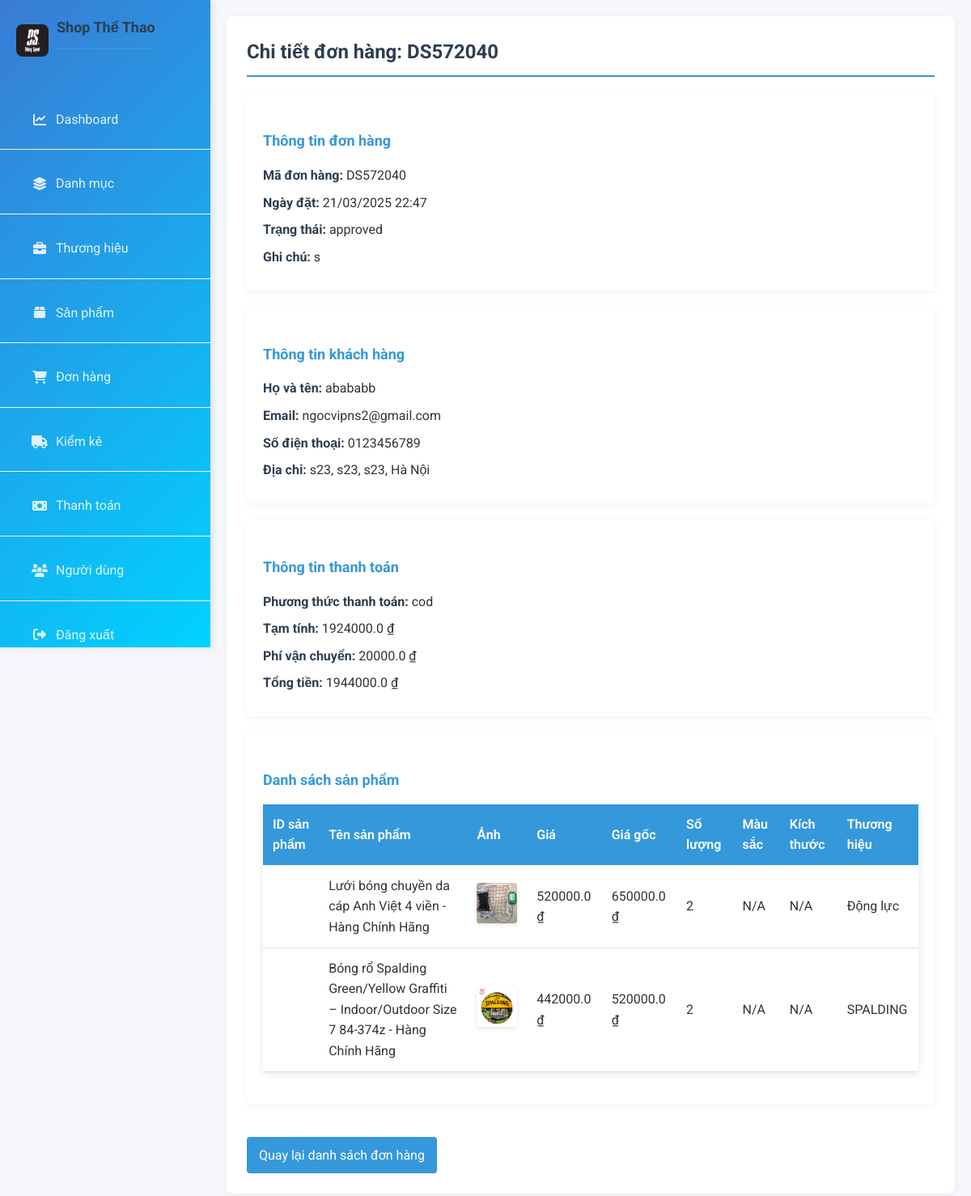
/order/detail/DS572040, run on the app's committed database.
### models/order.py (models this page shows, shortened)
class Order(db.Model):
    __tablename__ = 'orders'
    id = db.Column(db.Integer, primary_key=True)
    order_id = db.Column(db.String(20), unique=True, nullable=False)
    customer_fullname = db.Column(db.String(255), nullable=False)
    customer_email = db.Column(db.String(255), nullable=False)
    customer_phone = db.Column(db.String(20), nullable=False)
    customer_province = db.Column(db.String(100), nullable=False)
    customer_district = db.Column(db.String(100), nullable=False)
    customer_ward = db.Column(db.String(100), nullable=False)
    customer_address_detail = db.Column(db.String(255), nullable=False)
    payment_method = db.Column(db.String(50), nullable=False)
    note = db.Column(db.Text)
    subtotal = db.Column(db.Float, nullable=False)
    shipping_fee = db.Column(db.Float, nullable=False)
    total = db.Column(db.Float, nullable=False)
    order_date = db.Column(db.DateTime, default=datetime.now, nullable=False)
    status = db.Column(Enum('pending', 'approved', 'refused'), default='pending', nullable=False)
    order_details = db.relationship('OrderDetail', backref='order', lazy=True)

### models/order_detail.py (models this page shows, shortened)
class OrderDetail(db.Model):
    __tablename__ = 'order_details'
    id = db.Column(db.Integer, primary_key=True)
    order_id = db.Column(db.Integer, db.ForeignKey('orders.id'), nullable=False)
    id_product = Column(Integer, ForeignKey('products.id_product'))
    name = db.Column(db.String(255), nullable=False)
    image = db.Column(db.String(255), nullable=False)
    price = db.Column(db.Float, nullable=False)
    original_price = db.Column(db.Float, nullable=False)
    quantity = db.Column(db.Integer, nullable=False)
    color = db.Column(db.String(50))
    size = db.Column(db.String(50))
    brand = db.Column(db.String(100), nullable=False)

### routes/order.py (the view)
@order_bp.route("/detail/<string:order_id>")
def order_detail(order_id):
    order = Order.query.filter_by(order_id=order_id).first()
    if not order:
        flash("Đơn hàng không tồn tại!")
        return redirect(url_for("order.orders"))
    order_details = OrderDetail.query.filter_by(order_id=order.id).all()
    return render_template("admin/order_detail.html", order=order, order_details=order_details)

### app.py (called while the page is built)
@app.before_request
def log_request_info():
    logging.info(f"Body: {request.get_data()}")

### templates/admin/order_detail.html (shortened to what this page needs)
{% extends 'admin/base.html' %}
{% block extra_css %}
<link rel="stylesheet" href="{{ url_for('static', filename='css/admin_order_detail.css') }}">
{% endblock %}
{% block content %}
  <h2>Chi tiết đơn hàng: {{ order.order_id }}</h2>
  <div class="order-info">
    <h3>Thông tin đơn hàng</h3>
    <p><strong>Mã đơn hàng:</strong> {{ order.order_id }}</p>
    <p>
      <strong>Ngày đặt:</strong>
      {% if order.order_date %}
        {{ order.order_date.strftime('%d/%m/%Y %H:%M') }}
      {% endif %}
    </p>
    <p><strong>Trạng thái:</strong> {{ order.status }}</p>
    <p><strong>Ghi chú:</strong> {{ order.note or 'Không có' }}</p>
  </div>
  <div class="customer-info">
    <h3>Thông tin khách hàng</h3>
    <p><strong>Họ và tên:</strong> {{ order.customer_fullname }}</p>
    <p><strong>Email:</strong> {{ order.customer_email }}</p>
    <p><strong>Số điện thoại:</strong> {{ order.customer_phone }}</p>
    <p>
      <strong>Địa chỉ:</strong>
      {{ order.customer_address_detail }}, {{ order.customer_ward }}, {{ order.customer_district }}, {{ order.customer_province }}
    </p>
  </div>
  <div class="payment-info">
    <h3>Thông tin thanh toán</h3>
    <p><strong>Phương thức thanh toán:</strong> {{ order.payment_method }}</p>
    <p><strong>Tạm tính:</strong> {{ order.subtotal }} ₫</p>
    <p><strong>Phí vận chuyển:</strong> {{ order.shipping_fee }} ₫</p>
    <p><strong>Tổng tiền:</strong> {{ order.total }} ₫</p>
  </div>
  <div class="order-details">
    <h3>Danh sách sản phẩm</h3>
    <table>
      <thead>
        <tr>
          <th>ID sản phẩm</th>
          <th>Tên sản phẩm</th>
          <th>Ảnh</th>
          <th>Giá</th>
          <th>Giá gốc</th>
          <th>Số lượng</th>
          <th>Màu sắc</th>
          <th>Kích thước</th>
          <th>Thương hiệu</th>
        </tr>
      </thead>
      <tbody>
        {% for detail in order_details %}
        <tr>
          <td>{{ detail.product_id }}</td>
          <td>{{ detail.name }}</td>
          <td>
            <img src="{{ detail.image }}" alt="{{ detail.name }}" style="width: 50px; height: 50px; object-fit: cover;">
          </td>
          <td>{{ detail.price }} ₫</td>
          <td>{{ detail.original_price }} ₫</td>
          <td>{{ detail.quantity }}</td>
          <td>{{ detail.color or 'N/A' }}</td>
          <td>{{ detail.size or 'N/A' }}</td>
          <td>{{ detail.brand }}</td>
        </tr>
        {% endfor %}
      </tbody>
    </table>
  </div>
  <a href="{{ url_for('order.orders') }}" class="btn-back">Quay lại danh sách đơn hàng</a>
{% endblock %}

### static/css/style.css (style rules this page uses)
* { margin: 0; padding: 0; box-sizing: border-box; }
body { font-family: 'Roboto', sans-serif; background-color: #f5f7fa; color: #333; line-height: 1.6; }
h2 { color: #2c3e50; margin-bottom: 20px; padding-bottom: 10px; border-bottom: 2px solid #f1f1f1; }
h3 { color: #3a7bd5; margin: 30px 0 15px 0; }
table { width: 100%; border-collapse: collapse; margin-bottom: 20px; background-color: white; }
th, td { padding: 12px 15px; text-align: left; border-bottom: 1px solid #f1f1f1; }
th { background-color: #f8f9fa; color: #2c3e50; font-weight: 500; }

### static/css/admin_order_detail.css (style rules this page uses)
h2 { color: #2c3e50; margin-bottom: 20px; padding-bottom: 10px; border-bottom: 2px solid #3498db; }
h3 { color: #3498db; margin-top: 25px; margin-bottom: 15px; font-size: 18px; }
.order-info, .customer-info, .payment-info, .order-details { background-color: white; padding: 20px; border-radius: 5px; margin-bottom: 20px; box-shadow: 0 2px 10px rgba(0, 0, 0, 0.05); }
table { width: 100%; border-collapse: collapse; margin-top: 15px; box-shadow: 0 2px 10px rgba(0, 0, 0, 0.1); }
table th { background-color: #3498db; color: white; padding: 12px; text-align: left; font-weight: 600; }
table td { padding: 12px; border-bottom: 1px solid #e0e0e0; }
p { margin: 8px 0; line-height: 1.6; }
strong { color: #2c3e50; }
.btn-back { display: inline-block; background-color: #3498db; color: white; text-decoration: none; padding: 10px 15px; border-radius: 4px; margin-top: 20px; transition: background-color 0.3s; }
table img { border-radius: 4px; box-shadow: 0 2px 5px rgba(0, 0, 0, 0.1); }
@media (min-width: 768px) { .order-info, .customer-info { flex: 1; } }
@media (min-width: 768px) { .payment-info { flex: 1; } }

### data on the page
Order: order_id "DS572040", order_date "21/03/2025 22:47", status "approved", note "s", customer_fullname "abababb", customer_email "ngocvipns2@gmail.com", customer_phone "0123456789", customer_address_detail "s23", customer_ward "s23", customer_district "s23", customer_province "Hà Nội", payment_method "cod", subtotal "1924000.0", shipping_fee "20000.0", total "1944000.0"
OrderDetail: name "Lưới bóng chuyền da cáp Anh Việt 4 viền - Hàng Chính Hãng", image (picture), price "520000.0", original_price "650000.0", quantity "2", color "N/A", size "N/A", brand "Động lực"
OrderDetail: name "Bóng rổ Spalding Green/Yellow Graffiti – Indoor/Outdoor Size 7 84-374z - Hàng Chính Hãng", image (picture), price "442000.0", original_price "520000.0", quantity "2", color "N/A", size "N/A", brand "SPALDING"
